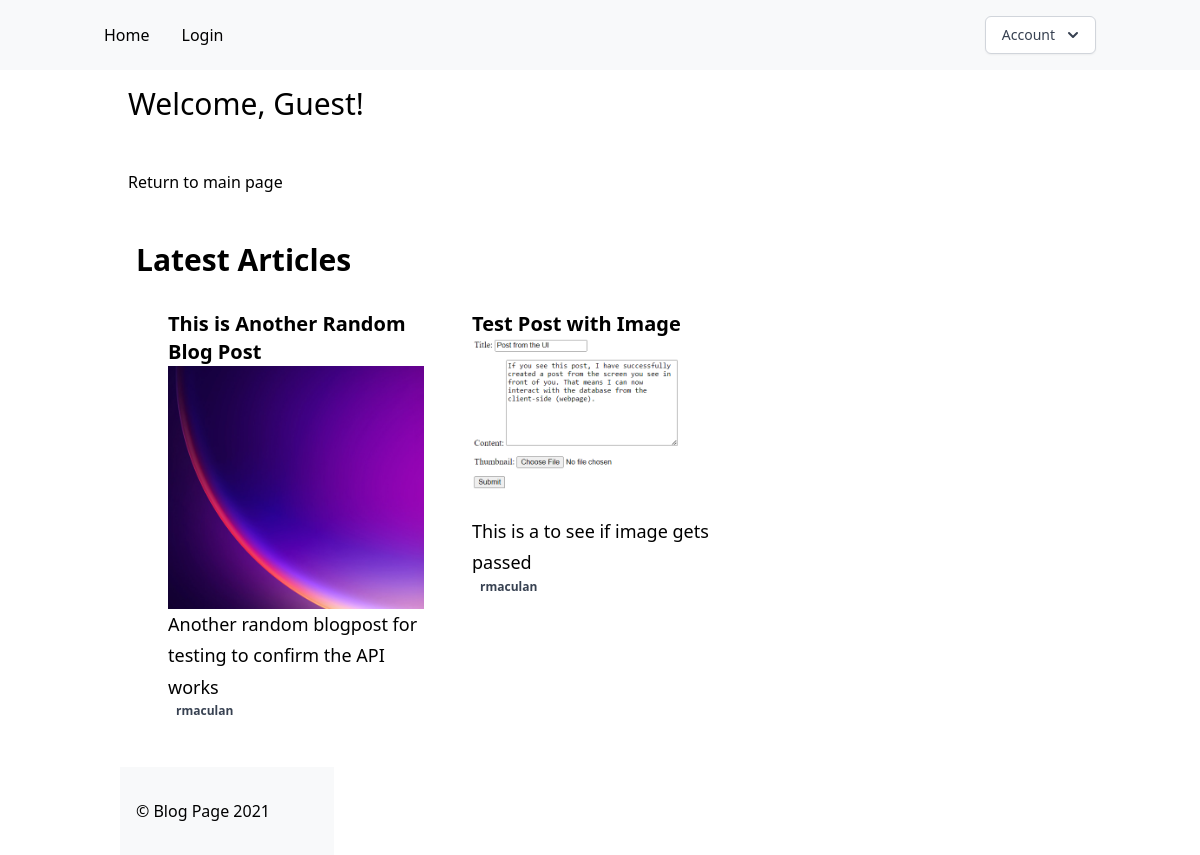
/blog/, run on an earlier commit of the app's database.
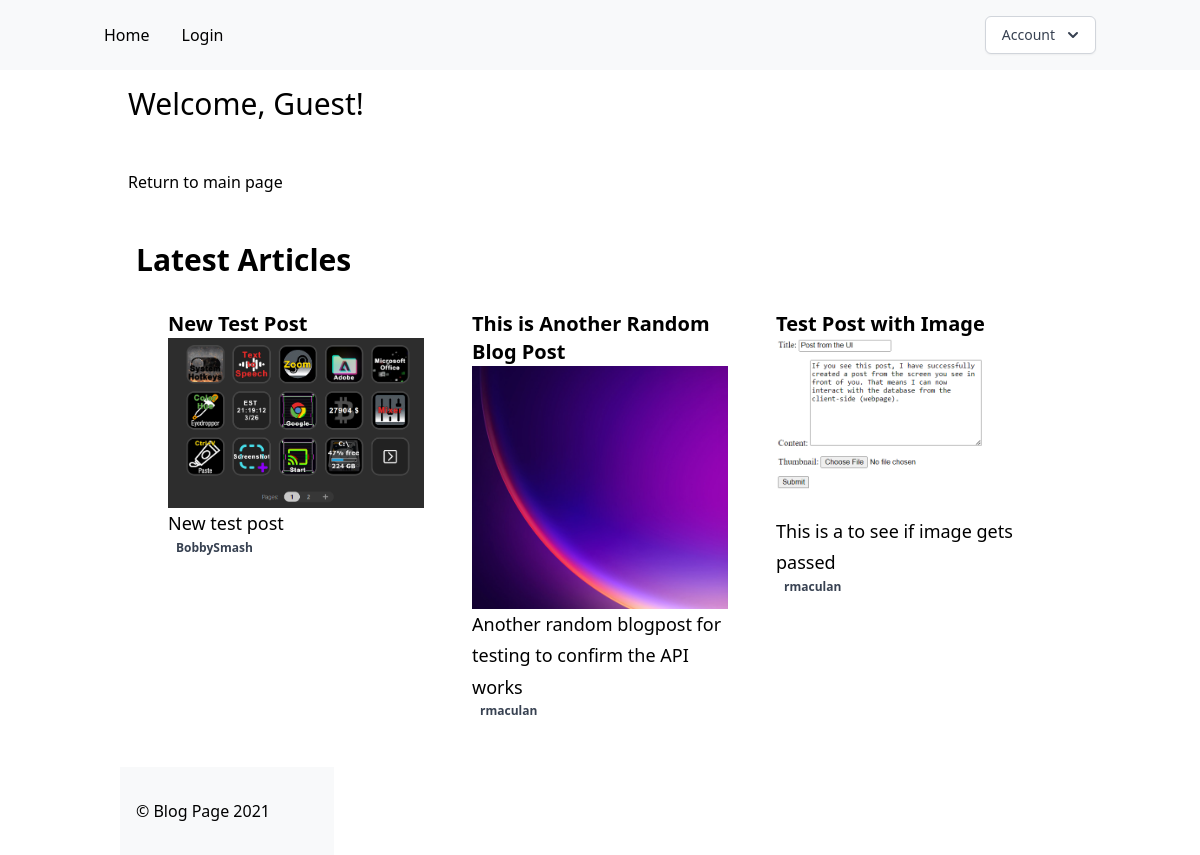
And on a later commit of the database.
### blog/models.py (models this page shows, shortened)
class Post(models.Model):
    STATUS_CHOICES = (
        ('draft', 'Draft'),
        ('published', 'Published'),
    )
    title = models.CharField(max_length=200)
    slug = models.SlugField(unique=True)
    content = models.TextField()
    status = models.CharField(
        max_length=10,
        choices=STATUS_CHOICES,
        default='draft'
        )
    publish_date = models.DateTimeField(auto_now_add=True)
    author = models.ForeignKey(settings.AUTH_USER_MODEL, on_delete=models.CASCADE)
    on_delete=models.CASCADE
    thumbnail = models.ImageField(
        upload_to='thumbnails/',
        blank=True,
        null=True
        )  # New field for thumbnail

### blog/views.py (the view)
# urls.py: path('', views.read_blog_posts, name='index'),
def read_blog_posts(request):
    blog_posts = Post.objects.all().order_by('-publish_date')
    username = request.session.get('username', 'Anonymous')  # Default to 'Anonymous' if not found
    print(f"Username from session: {username}")
    return render(
        request,
        'blog/index.html',
        {'posts': blog_posts,
         'username': username
         })

### templates/blog/index.html (shortened to what this page needs)
{% load static %}
<html lang="en">
  <head>
    <script src="https://cdn.tailwindcss.com"></script>
    <link rel="stylesheet" href="{% static 'css/style.css' %}" />
  </head>
  <body>
    <header class="bg-primary py-4">
      <nav class="container mx-auto flex justify-between items-center px-4">
        <ul class="hidden sm:flex space-x-4">
          <li>
            <a
              href="{% url 'blog:index' %}"
              class="text-black hover:text-accent"
            >
              Home
            </a>
          </li>
            <li>
              {% if user.is_authenticated %}
              <a
                href="{% url 'blog:create_blog_post' %}"
                class="text-black hover:text-accent"
              >
                Post Blog
              </a>
              {% else %}
              <a
                href="{% url 'blog:login' %}"
                class="text-black hover:text-accent"
              >
                Login
              </a>
              {% endif %}
            </li>
        </ul>
        <div class="relative inline-block text-left">
          <div>
            <button
              type="button"
              class="
              inline-flex
              justify-center w-full
              rounded-md border
              border-gray-300
              shadow-sm px-4 py-2
              bg-white text-sm font-medium text-gray-700
              hover:bg-gray-50
              focus:outline-none
              focus:ring-2
              focus:ring-offset-2 f
              ocus:ring-indigo-500
              "
              id="options-menu"
              aria-haspopup="true"
              aria-expanded="true"
            >
              Account
              <svg
                class="-mr-1 ml-2 h-5 w-5"
                xmlns="http://www.w3.org/2000/svg"
                viewBox="0 0 20 20"
                fill="currentColor"
                aria-hidden="true"
              >
                <path
                  fill-rule="evenodd"
                  d="M5.293 7.293a1 1 0 011.414 0L10 10.586l3.293-3.293a1 1 0 111.414 1.414l-4 4a1 1 0 01-1.414 0l-4-4a1 1 0 010-1.414z"
                  clip-rule="evenodd"
                />
              </svg>
            </button>
          </div>
        </div>
      </nav>
    </header>
    <div
      class="container w-full flex-grow flex flex-col justify-start items-start px-4 sm:px-6 lg:px-8"
    >
    <div class="container mx-auto px-2 py-4">
       <p class="text-3xl mb-4">
          {% if user.is_authenticated %}
          Welcome, {{ user.username }}!
          {% else %}
          Welcome, Guest!
          {% endif %}
        </p>
    </div>
        <div class="container mx-auto px-2 py-4">
          <a
            href="{% url 'landing' %}"
            >
            Return to main page
          </a>
        </div>
    <main class="container mx-auto px-4 py-8">
        <h1 class="text-3xl font-bold mb-4">
        Latest Articles
        </h1>
        <div class="container mx-auto px-4">
  <div class="grid grid-cols-1 md:grid-cols-2 lg:grid-cols-3 gap-4">
    {% for post in posts %}
<div class="col-span-1 md:col-span-1 lg:col-span-1">
  <article class="blog-content prose prose-lg max-w-none p-4">
    <h2 class="text-xl font-bold">{{ post.title }}</h2>
    {% if post.thumbnail %}
      <img
        src="{{ post.thumbnail.url }}"
        alt="{{ post.title }}"
        width="1000"
        height="600"
      />
    {% else %}
      <img src="/static/images/default_thumbnail.jpg" alt="{{ post.title }}" width="1000" height="600" />
    {% endif %}
    <p>{{ post.content | truncatewords:12 }}</p>
    <div class="ml-2 text-xs">
      <span class="block font-semibold text-gray-700">
        {{ post.author }}
      </span>
    </div>
  </article>
</div>
{% endfor %}
</div>
      </main>
      <footer class="bg-primary py-8">
        <div class="container mx-auto px-4 flex justify-between items-center">
          <div class="text-black">&copy; Blog Page 2021</div>
        </div>
      </footer>
    </div>
  </body>
</html>

What changed in the data, as far as the page shows it:
added Post: title "New Test Post", thumbnail (picture), content "New test post", author "BobbySmash"
